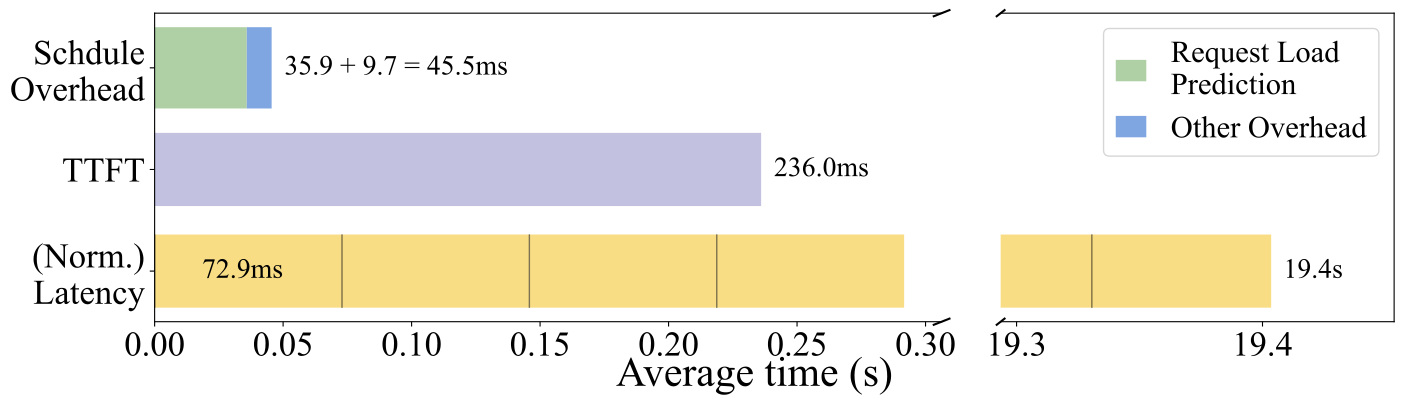

Generate this figure with Python:
import json
import pandas as pd
import numpy as np
import matplotlib.pyplot as plt
from collections import defaultdict
import os
import re
import datetime
from itertools import chain
from collections import defaultdict


def procecss_result_file(case_dir, result_file):
    warm_up_request_id, warm_end_request_id = 0, 0

    result_path = os.path.join(case_dir, result_file)
    results = []
    total_requests = 0
    try:
        with open(result_path, "r") as file:
            lines = file.readlines()
    except:
        print(f"Error: unable to read result file: {result_path}")
        return 0

    total_requests = len(lines)
    for line in lines:
        record = json.loads(line.strip())
        if (record["request_id"] < warm_up_request_id or 
            record["request_id"] > total_requests - warm_end_request_id):
            continue
        results.append(record)

    return pd.DataFrame(results)


def filter_invalid_data(df, case_id):
    invalid_counts = (df.isin([np.nan, np.inf, -np.inf])).sum()
    if invalid_counts.sum() > 0:
        print(f"Case {case_id} contains invalid data:")
        print(invalid_counts[invalid_counts > 0])
    return df.replace([np.inf, -np.inf], np.nan).dropna()



def calculate_metrics(data_list, metric_name, metrics_dict):
    valid_data = np.array(data_list, dtype=np.float64)
    valid_data = valid_data[np.isfinite(valid_data)]  

    if valid_data.size == 0:
        print(f"Warning: No valid data for {metric_name}")
        metrics_dict[metric_name] = {
            "mean": None, "std": None, "p50": None, "p80": None, 
            "p90": None, "p95": None, "p99": None, "p999": None
        }
        return

    metric_json = {
        "mean": np.mean(valid_data),
        "std": np.std(valid_data),
        "p50": np.percentile(valid_data, 50),
        "p80": np.percentile(valid_data, 80),
        "p90": np.percentile(valid_data, 90),
        "p95": np.percentile(valid_data, 95),
        "p99": np.percentile(valid_data, 99),
        "p999": np.percentile(valid_data, 99.9),
    }
    metrics_dict[metric_name] = metric_json



def process_case(case_id):
    case_dir = f"./case_{case_id}"
    if not os.path.exists(case_dir):
        return 0
    print("Processing case", case_id)

    ### A. Read results
    files = os.listdir(case_dir)
    result_files = [f for f in files if f.startswith("result") and f.endswith(".json")]
    if len(result_files) != 1: 
        print(f"Error: found {len(result_files)} result file in case {case_id}")
        return 0
    result_timestamp = result_files[-1].split("_")[1].split(".")[0]

    df = procecss_result_file(case_dir, result_files[-1])
    if 'TTFT' not in df.columns:
        print(f"Error: unable to find TTFT in case {case_id}, no successful finished requests")
        return 0

    # df = filter_invalid_data(df, case_id)

    with open(os.path.join(case_dir, "config.json"), "r") as file:
        config = json.load(file)
    request_config = config["request_config"]
    scheduler_config = config["scheduler_config"]

    ### A+. Preprocessing
    # Standardize timestamp
    timestamp_base = df["record_time"].values[0]
    df["record_time"] = df["record_time"] - timestamp_base

    # Filter out failed requests
    df_latency = df.dropna(subset=['TTFT', 'latency', 'record_time']).copy()
    # status=200 / expection / dummyReq

    df_latency["frontend_overhead"] = df_latency["frontend_latency"] - df_latency["latency"]

    df_latency.loc[:, "norm_latency"] = df_latency["latency"] / df_latency["generated_tokens"]

    metrics_names = ["TTFT", "norm_latency", "latency", "frontend_overhead", "req_predictor_time"]
    metrics_dict = {}
    for metric_name in metrics_names:
        calculate_metrics(list(df_latency[metric_name]), metric_name, metrics_dict)
    # results = []
    # for metric_name, metric_json in metrics_dict.items():
    #     results.append((metric_json["mean"], metric_json["p99"]))
    # print(results)
    return metrics_dict


# def plot_results(metrics_dict):
#     plt.rcParams.update({'font.size': 25, "font.family": 'Times New Roman'})
#     scale = 2.4
#     fig, ax = plt.subplots(nrows=1, ncols=1, figsize=(scale * 4, 4), dpi=300)
#     metrics_names = ["TTFT", "norm_latency", "req_predictor_time", "frontend_overhead", ]
#     colors = ['#C2C1E0', '#F8DD85', '#AFCFA5', '#80A6E2']
#     max_value = 0
#     # for metric_name in metrics_names:
    
#     TTFT_value = metrics_dict['TTFT']['mean'] * 1000
#     max_value = max(max_value, TTFT_value)
#     print("TTFT: ", TTFT_value)
#     ax.barh(2, TTFT_value, color=colors[0], height=0.72)
#     ax.text(TTFT_value + 2, 2 * 1, "{:.1f}".format(TTFT_value), va='center', color='black', fontsize=20)


#     token_value = metrics_dict['norm_latency']['mean'] * 1000
#     total_value = metrics_dict['latency']['mean'] * 1000
#     # max_value = max(max_value, mean_value)
#     y_bottom = 1 - 0.71 / 2
#     y_top = 1 + 0.71 / 2
#     part_num = int((TTFT_value / token_value) + 1)
#     for part_id in range(part_num):
#         x_separator = part_id * token_value
#         ax.barh(1, token_value, left=x_separator, color=colors[1], height=0.72)
#         ax.plot([x_separator, x_separator], [y_bottom, y_top], color='black', linestyle='-', linewidth=1)

#     ax.barh(1, total_value - part_num*token_value, left=part_num*token_value, color=colors[1], height=0.72)

#     x1 = metrics_dict[metrics_names[2]]["mean"] * 1000
#     total = metrics_dict[metrics_names[3]]["mean"] * 1000
#     x2 = total - x1
#     print("Prediction: ", x1, "Other Overhead: ", x2)
#     ax.barh(3, x1, color=colors[2], height=0.8, label='Request Load\nPrediction')
#     ax.barh(3, x2, left=x1, color=colors[3], height=0.8, label='Other Overhead')
#     ax.text(total+2, 3, "{:.1f} + {:.1f} = {:.1f}".format(x1, x2, total), va='center', color='black', fontsize=20)
    

#     groups_name = ["Latency", "TTFT", "Schduling\nOverhead"]
#     # ax.set_xlim(0, max_value + 30)
#     # ax.set_xticks(np.arange(0, max_value + 30, 50))
#     ax.set_xlabel("Average time (ms)")
#     ax.set_yticks([1, 2, 3])
#     ax.set_yticklabels(groups_name)    
        
#     ax.legend(fontsize=22, handlelength=1)
#     plt.savefig("RQ3-efficiency.pdf", bbox_inches='tight')
#     plt.close()
        
def plot_results(metrics_dict):
    plt.rcParams.update({'font.size': 25, "font.family": 'Times New Roman'})
    scale = 2
    fig, (ax_left, ax_right) = plt.subplots(ncols=2, sharey=True, 
                                              figsize=(scale * 8, 4), dpi=300,
                                              gridspec_kw={'width_ratios': [2, 1], 'wspace': 0.1})
    # fig, (ax_left, ax_right) = plt.subplots(ncols=2, sharey=True, figsize=(scale * 8, 4), dpi=300)

    metrics_names = ["TTFT", "norm_latency", "req_predictor_time", "frontend_overhead"]
    colors = ['#C2C1E0', '#F8DD85', '#AFCFA5', '#80A6E2']

    TTFT_value = metrics_dict['TTFT']['mean']
    token_value = metrics_dict['norm_latency']['mean']
    total_value = metrics_dict['latency']['mean']
    print(total_value)

    print("TTFT: ", TTFT_value)

    part_num = int((TTFT_value / token_value) + 1)
    x_break = part_num * token_value  

    ax_left.barh(2, TTFT_value, color=colors[0], height=0.72)
    ax_left.text(TTFT_value + 0.005, 2, "{:.1f}ms".format(TTFT_value*1000), va='center', color='black', fontsize=20)

    y_bottom = 1 - 0.71 / 2
    y_top = 1 + 0.71 / 2
    for part_id in range(part_num):
        x_sep = part_id * token_value
        ax_left.barh(1, token_value, left=x_sep, color=colors[1], height=0.72)
        ax_left.plot([x_sep, x_sep], [y_bottom, y_top], color='black', linestyle='-', linewidth=1, alpha=0.5)
    
    ax_left.text(token_value/2 - 0.018, 1, "{:.1f}ms".format(token_value*1000), va='center', color='black', fontsize=20)

    x_sep = total_value - token_value
    ax_right.plot([x_sep, x_sep], [y_bottom, y_top], color='black', linestyle='-', linewidth=1, alpha=0.5)
    ax_right.barh(1, total_value, left=0, color=colors[1], height=0.72)
    ax_right.text(total_value + 0.005, 1, "{:.1f}s".format(total_value), va='center', color='black', fontsize=20)
    
    x1 = metrics_dict[metrics_names[2]]["mean"]
    total_sched = metrics_dict[metrics_names[3]]["mean"]
    x2 = total_sched - x1
    print("Prediction: ", x1, "Other Overhead: ", x2)
    ax_left.barh(3, x1, color=colors[2], height=0.8, label='Request Load\nPrediction')
    ax_left.barh(3, x2, left=x1, color=colors[3], height=0.8, label='Other Overhead')
    ax_left.text(total_sched + 0.005, 3, "{:.1f} + {:.1f} = {:.1f}ms".format(x1*1000, x2*1000, total_sched*1000), va='center', color='black', fontsize=20)
    
    groups_name = ["(Norm.)\nLatency", "TTFT", "Schdule\nOverhead"]
    ax_left.set_yticks([1, 2, 3])
    ax_left.set_yticklabels(groups_name)
    # ax_right.set_yticks([1, 2, 3])
    # ax_right.set_yticklabels([])

    fig.text(0.5, -0.05, "Average time (s)", ha='center', fontsize=30)

    
    ax_left.set_xlim(0, x_break * 1.05)
    ax_right.set_xlim(total_value - 0.11, total_value + 0.05)
    print(total_value - 0.1)
    start = np.ceil((total_value - 0.11) * 10) / 10
    ticks = np.arange(start, total_value + 0.05, 0.1)
    ax_right.set_xticks(ticks)
    ax_right.set_xticklabels([f'{tick:.1f}' for tick in ticks])

    
    ax_left.spines['right'].set_visible(False)
    ax_right.spines['left'].set_visible(False)
    
    d = .01  
    kwargs = dict(transform=ax_left.transAxes, color='k', clip_on=False)
    ax_left.plot((1 - d, 1 + d), (-d, +d), **kwargs)
    ax_left.plot((1 - d, 1 + d), (1 - d, 1 + d), **kwargs)
    kwargs.update(transform=ax_right.transAxes)
    ax_right.plot((-d, d), (-d, +d), **kwargs)
    ax_right.plot((-d, d), (1 - d, 1 + d), **kwargs)
    
    plt.setp(ax_right.get_yticklines(), visible=False)
    
    handles, labels = ax_left.get_legend_handles_labels()
    ax_right.legend(handles, labels, fontsize=22, handlelength=1)
    
    plt.savefig("RQ4-efficiency.pdf", bbox_inches='tight')
    plt.close()


if __name__ == "__main__":
    metrics_dict = process_case(317)
    plot_results(metrics_dict)
    
